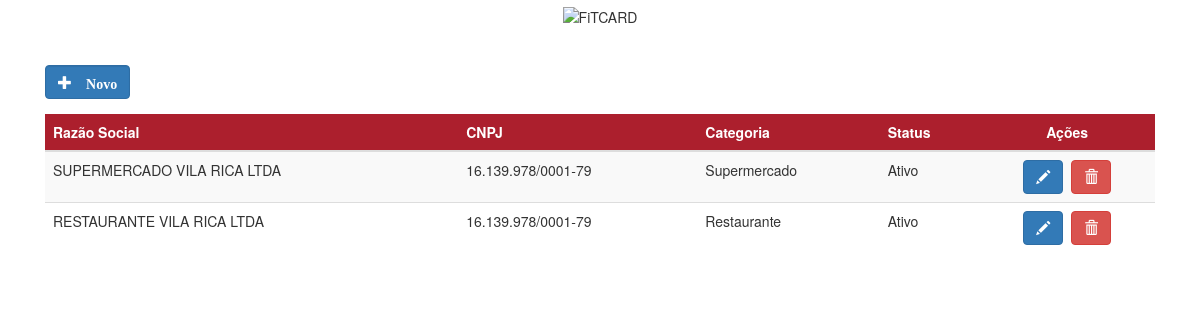
The page / on the database its author committed.
### tables this page shows
CREATE TABLE `estabelecimento` (
  `id_estabelecimento` int(11) NOT NULL AUTO_INCREMENT,
  `razao_social` varchar(45) NOT NULL,
  `nome_fantasia` varchar(45) DEFAULT NULL,
  `cnpj` varchar(45) NOT NULL,
  `email` varchar(45) DEFAULT NULL,
  `endereco` varchar(45) DEFAULT NULL,
  `numero` varchar(45) DEFAULT NULL,
  `complemento` varchar(45) DEFAULT NULL,
  `bairro` varchar(45) DEFAULT NULL,
  `cidade_id` int(11) DEFAULT NULL,
  `telefone` varchar(45) DEFAULT NULL,
  `data_cadastro` datetime DEFAULT CURRENT_TIMESTAMP,
  `categoria_id` int(11) DEFAULT NULL,
  `status` enum('0','1') DEFAULT NULL,
  PRIMARY KEY (`id_estabelecimento`),
  KEY `categoria_id_idx` (`categoria_id`),
  CONSTRAINT `categoria_id` FOREIGN KEY (`categoria_id`) REFERENCES `categoria` (`id_categoria`) ON DELETE NO ACTION ON UPDATE NO ACTION
);

CREATE TABLE `categoria` (
  `id_categoria` int(11) NOT NULL AUTO_INCREMENT,
  `descricao` varchar(45) DEFAULT NULL,
  PRIMARY KEY (`id_categoria`)
);

### index.php (called while the page is built, shortened)
<?php
require_once BASEPATH.'core/CodeIgniter.php';

### application/models/Estabelecimento_model.php (called while the page is built, shortened)
<?php
class Estabelecimento_model extends CI_Model {
	private $tabela;
	public function __construct(){
            $this->tabela       = 'estabelecimento';
        }
        public function select_estabelecimento($id = null){
            $this->db->select('e.*, c.id_categoria as categoria, cid.Id as cidade, est.Uf as estado, c.descricao as des_categoria')
                    ->from($this->tabela.' as e')
                    ->join('categoria as c', 'c.id_categoria = e.categoria_id', 'left')
                    ->join('municipio as cid', 'e.cidade_id = cid.Id', 'left')
                    ->join('estado as est', 'est.Uf = cid.Uf', 'left');
            $query = $this->db->get();
            return $query->result();
        }
}

### application/controllers/Estabelecimento.php (the view, shortened to what this page needs)
<?php
class Estabelecimento extends CI_Controller {
    public function index() {
        $this->data['tabela'] = $this->estabelecimento_model->select_estabelecimento();
        $this->data['tabela'] = $this->tabela($this->data['tabela']);
    }
    private function tabela($dados = null){
        $tabela = '';
        if(!isset($dados) || empty($dados)){
            $tabela = '<tr>'
                    . '<td colspan="5">Nenhum registro encontrado!</td>'
                    .'</tr>';
        }else{
            foreach ($dados as $value) {
                $tabela .= '<tr>';
                    $tabela .= '<td>'.$value->razao_social.'</td>';
                    $tabela .= '<td>'.$value->cnpj.'</td>';
                    $tabela .= '<td>'.$value->des_categoria.'</td>';
                    $tabela .= '<td>'.($value->status?'Ativo':'Inativo').'</td>';
                    $tabela .= '<td style="text-align: center;">'
                            . '<a class="btn btn-primary" href="'.base_url('estabelecimento/alterar/').$value->id_estabelecimento.'">'
                            . '<span class="glyphicon glyphicon-pencil" aria-hidden="true"></span></a>&nbsp&nbsp'
                            . '<a class="btn btn-danger" onclick="return confirm(\'Deseja excluir o estabelecimento '.$value->razao_social.'?\')" href="'.base_url('estabelecimento/excluir/').$value->id_estabelecimento.'">'
                            . '<span class="glyphicon glyphicon-trash" aria-hidden="true"></span></a>'
                            . '</td>';
                $tabela .= '</tr>';
            }
        }
        return $tabela;
    }
}

### rows shown on the page
estabelecimento: razao_social "SUPERMERCADO VILA RICA LTDA", cnpj "16.139.978/0001-79", categoria.descricao "Supermercado", status "Ativo"
estabelecimento: razao_social "RESTAURANTE VILA RICA LTDA", cnpj "16.139.978/0001-79", categoria.descricao "Restaurante", status "Ativo"
